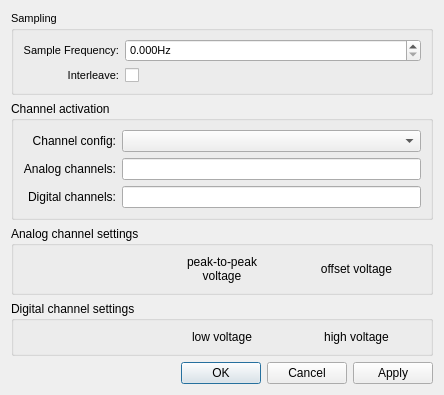
<?xml version="1.0" encoding="UTF-8"?>
<ui version="4.0">
 <class>Dialog</class>
 <widget class="QDialog" name="Dialog">
  <property name="geometry">
   <rect>
    <x>0</x>
    <y>0</y>
    <width>444</width>
    <height>347</height>
   </rect>
  </property>
  <property name="windowTitle">
   <string>Pulse Generator Settings</string>
  </property>
  <layout class="QVBoxLayout" name="verticalLayout">
   <item>
    <widget class="QGroupBox" name="groupBox">
     <property name="font">
      <font>
       <pointsize>8</pointsize>
      </font>
     </property>
     <property name="title">
      <string>Sampling</string>
     </property>
     <property name="flat">
      <bool>false</bool>
     </property>
     <property name="checkable">
      <bool>false</bool>
     </property>
     <layout class="QGridLayout" name="gridLayout_2">
      <item row="1" column="0">
       <widget class="QLabel" name="label">
        <property name="text">
         <string>Interleave:</string>
        </property>
        <property name="alignment">
         <set>Qt::AlignRight|Qt::AlignTrailing|Qt::AlignVCenter</set>
        </property>
       </widget>
      </item>
      <item row="1" column="1">
       <widget class="QCheckBox" name="gen_use_interleave_CheckBox">
        <property name="layoutDirection">
         <enum>Qt::LeftToRight</enum>
        </property>
        <property name="text">
         <string/>
        </property>
       </widget>
      </item>
      <item row="0" column="1">
       <widget class="ScienDSpinBox" name="gen_sample_freq_DSpinBox">
        <property name="sizePolicy">
         <sizepolicy hsizetype="Expanding" vsizetype="Fixed">
          <horstretch>0</horstretch>
          <verstretch>0</verstretch>
         </sizepolicy>
        </property>
        <property name="minimumSize">
         <size>
          <width>0</width>
          <height>0</height>
         </size>
        </property>
        <property name="maximumSize">
         <size>
          <width>16777215</width>
          <height>16777215</height>
         </size>
        </property>
        <property name="alignment">
         <set>Qt::AlignLeading|Qt::AlignLeft|Qt::AlignVCenter</set>
        </property>
        <property name="readOnly">
         <bool>false</bool>
        </property>
        <property name="buttonSymbols">
         <enum>QAbstractSpinBox::UpDownArrows</enum>
        </property>
        <property name="keyboardTracking">
         <bool>true</bool>
        </property>
        <property name="suffix">
         <string>Hz</string>
        </property>
        <property name="decimals">
         <number>3</number>
        </property>
        <property name="maximum">
         <double>100000.000000000000000</double>
        </property>
       </widget>
      </item>
      <item row="0" column="0">
       <widget class="QLabel" name="sample_freq_label">
        <property name="maximumSize">
         <size>
          <width>16777215</width>
          <height>16777215</height>
         </size>
        </property>
        <property name="text">
         <string>Sample Frequency:</string>
        </property>
        <property name="alignment">
         <set>Qt::AlignRight|Qt::AlignTrailing|Qt::AlignVCenter</set>
        </property>
       </widget>
      </item>
     </layout>
    </widget>
   </item>
   <item>
    <widget class="QGroupBox" name="groupBox_2">
     <property name="title">
      <string>Channel activation</string>
     </property>
     <layout class="QGridLayout" name="gridLayout_3">
      <item row="0" column="0">
       <widget class="QLabel" name="chan_conf_label">
        <property name="text">
         <string>Channel config:</string>
        </property>
        <property name="alignment">
         <set>Qt::AlignRight|Qt::AlignTrailing|Qt::AlignVCenter</set>
        </property>
       </widget>
      </item>
      <item row="1" column="0">
       <widget class="QLabel" name="ana_chan_label">
        <property name="text">
         <string>Analog channels:</string>
        </property>
        <property name="alignment">
         <set>Qt::AlignRight|Qt::AlignTrailing|Qt::AlignVCenter</set>
        </property>
       </widget>
      </item>
      <item row="0" column="1">
       <widget class="QComboBox" name="gen_activation_config_ComboBox">
        <property name="enabled">
         <bool>true</bool>
        </property>
        <property name="sizePolicy">
         <sizepolicy hsizetype="Expanding" vsizetype="Fixed">
          <horstretch>0</horstretch>
          <verstretch>0</verstretch>
         </sizepolicy>
        </property>
        <property name="minimumSize">
         <size>
          <width>0</width>
          <height>0</height>
         </size>
        </property>
        <property name="maximumSize">
         <size>
          <width>16777215</width>
          <height>16777215</height>
         </size>
        </property>
        <property name="editable">
         <bool>false</bool>
        </property>
       </widget>
      </item>
      <item row="2" column="0">
       <widget class="QLabel" name="digi_chan_label">
        <property name="text">
         <string>Digital channels:</string>
        </property>
        <property name="alignment">
         <set>Qt::AlignRight|Qt::AlignTrailing|Qt::AlignVCenter</set>
        </property>
       </widget>
      </item>
      <item row="1" column="1">
       <widget class="QLineEdit" name="gen_analog_channels_lineEdit">
        <property name="sizePolicy">
         <sizepolicy hsizetype="Expanding" vsizetype="Fixed">
          <horstretch>0</horstretch>
          <verstretch>0</verstretch>
         </sizepolicy>
        </property>
        <property name="minimumSize">
         <size>
          <width>0</width>
          <height>0</height>
         </size>
        </property>
        <property name="maximumSize">
         <size>
          <width>16777215</width>
          <height>16777215</height>
         </size>
        </property>
        <property name="text">
         <string/>
        </property>
        <property name="readOnly">
         <bool>true</bool>
        </property>
       </widget>
      </item>
      <item row="2" column="1">
       <widget class="QLineEdit" name="gen_digital_channels_lineEdit">
        <property name="sizePolicy">
         <sizepolicy hsizetype="Expanding" vsizetype="Fixed">
          <horstretch>0</horstretch>
          <verstretch>0</verstretch>
         </sizepolicy>
        </property>
        <property name="minimumSize">
         <size>
          <width>0</width>
          <height>0</height>
         </size>
        </property>
        <property name="maximumSize">
         <size>
          <width>16777215</width>
          <height>16777215</height>
         </size>
        </property>
        <property name="readOnly">
         <bool>true</bool>
        </property>
       </widget>
      </item>
     </layout>
    </widget>
   </item>
   <item>
    <widget class="QGroupBox" name="ach_groupBox">
     <property name="title">
      <string>Analog channel settings</string>
     </property>
     <layout class="QGridLayout" name="gridLayout">
      <item row="0" column="1">
       <widget class="QLabel" name="label_4">
        <property name="text">
         <string>peak-to-peak
voltage</string>
        </property>
        <property name="alignment">
         <set>Qt::AlignCenter</set>
        </property>
       </widget>
      </item>
      <item row="0" column="2">
       <widget class="QLabel" name="label_5">
        <property name="text">
         <string>offset voltage</string>
        </property>
        <property name="alignment">
         <set>Qt::AlignCenter</set>
        </property>
       </widget>
      </item>
      <item row="0" column="0">
       <widget class="QLabel" name="label_2">
        <property name="text">
         <string/>
        </property>
       </widget>
      </item>
     </layout>
    </widget>
   </item>
   <item>
    <widget class="QGroupBox" name="dch_groupBox">
     <property name="title">
      <string>Digital channel settings</string>
     </property>
     <layout class="QGridLayout" name="gridLayout_4">
      <item row="0" column="2">
       <widget class="QLabel" name="label_7">
        <property name="text">
         <string>high voltage</string>
        </property>
        <property name="alignment">
         <set>Qt::AlignCenter</set>
        </property>
       </widget>
      </item>
      <item row="0" column="1">
       <widget class="QLabel" name="label_6">
        <property name="text">
         <string>low voltage</string>
        </property>
        <property name="alignment">
         <set>Qt::AlignCenter</set>
        </property>
       </widget>
      </item>
      <item row="0" column="0">
       <widget class="QLabel" name="label_3">
        <property name="text">
         <string/>
        </property>
        <property name="alignment">
         <set>Qt::AlignRight|Qt::AlignTrailing|Qt::AlignVCenter</set>
        </property>
       </widget>
      </item>
     </layout>
    </widget>
   </item>
   <item>
    <widget class="QDialogButtonBox" name="buttonBox">
     <property name="orientation">
      <enum>Qt::Horizontal</enum>
     </property>
     <property name="standardButtons">
      <set>QDialogButtonBox::Apply|QDialogButtonBox::Cancel|QDialogButtonBox::Ok</set>
     </property>
    </widget>
   </item>
  </layout>
 </widget>
 <customwidgets>
  <customwidget>
   <class>ScienDSpinBox</class>
   <extends>QDoubleSpinBox</extends>
   <header>qudi.util.widgets.scientific_spinbox.h</header>
  </customwidget>
 </customwidgets>
 <tabstops>
  <tabstop>gen_sample_freq_DSpinBox</tabstop>
  <tabstop>gen_use_interleave_CheckBox</tabstop>
  <tabstop>gen_activation_config_ComboBox</tabstop>
  <tabstop>gen_analog_channels_lineEdit</tabstop>
  <tabstop>gen_digital_channels_lineEdit</tabstop>
 </tabstops>
 <resources/>
 <connections>
  <connection>
   <sender>buttonBox</sender>
   <signal>accepted()</signal>
   <receiver>Dialog</receiver>
   <slot>accept()</slot>
   <hints>
    <hint type="sourcelabel">
     <x>248</x>
     <y>254</y>
    </hint>
    <hint type="destinationlabel">
     <x>157</x>
     <y>274</y>
    </hint>
   </hints>
  </connection>
  <connection>
   <sender>buttonBox</sender>
   <signal>rejected()</signal>
   <receiver>Dialog</receiver>
   <slot>reject()</slot>
   <hints>
    <hint type="sourcelabel">
     <x>316</x>
     <y>260</y>
    </hint>
    <hint type="destinationlabel">
     <x>286</x>
     <y>274</y>
    </hint>
   </hints>
  </connection>
 </connections>
</ui>
